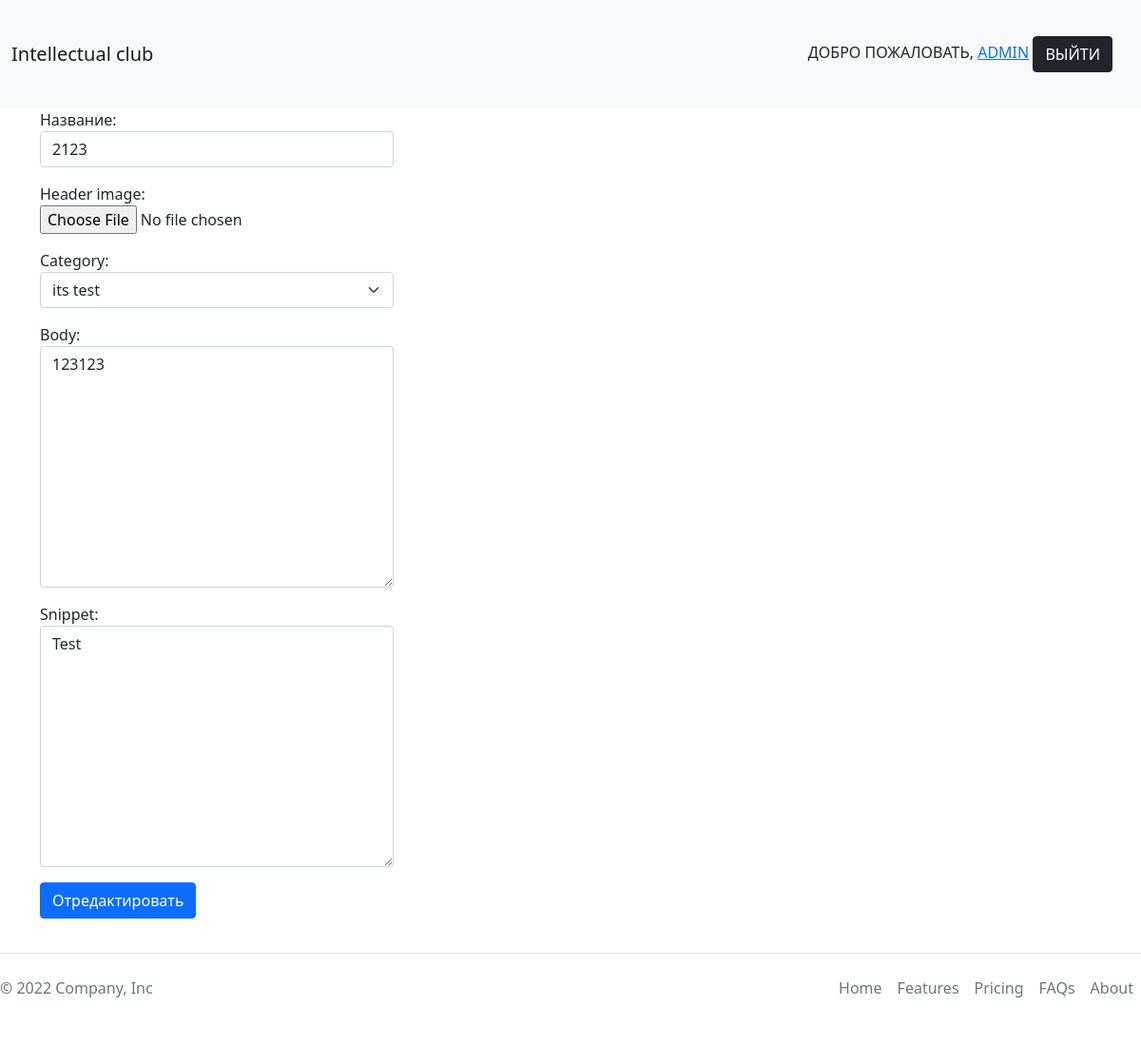
/article/edit/9 (signed in), run on an earlier commit of the app's database.
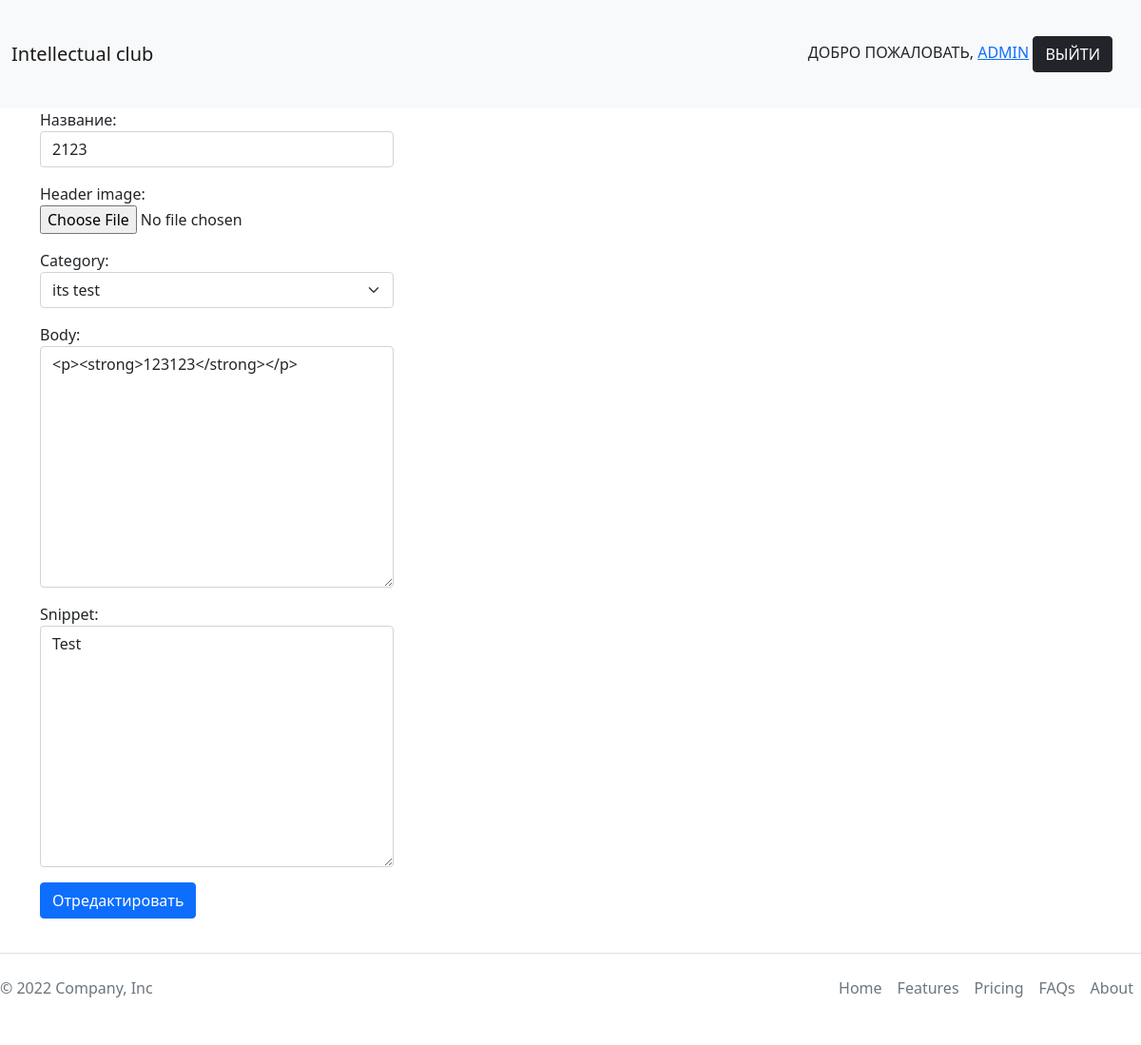
And on a later commit of the database.
### theblog/models.py (models this page shows, shortened)
class Post(models.Model):
    title = models.CharField('Название', max_length=255)
    header_image = models.ImageField(
        null=True, blank=True, upload_to="photos/%Y/%m/%d/")
    author = models.ForeignKey(
        User, on_delete=models.CASCADE, verbose_name='Автор')
    body = RichTextField(blank=True, null=True)
    snippet = models.CharField(max_length=255, default='Test')
    post_date = models.DateField('Дата добавления', auto_now_add=True)
    category = models.CharField(max_length=255, default='test')
    likes = models.ManyToManyField(User, related_name='blog_post')

### theblog/views.py (the view)
# urls.py: path('article/edit/<int:pk>', views.EditPostView.as_view(), name='edit_article'),
class EditPostView(LoginRequiredMixin, UpdateView):
    model = Post
    form_class = PostForm
    raise_exception = True
    template_name = 'theblog/edit_post.html'

### theblog/forms.py
class PostForm (forms.ModelForm):
    class Meta:
        model = Post
        fields = ['title', 'header_image',
                  'author', 'category', 'body', 'snippet']
        widgets = {
            'title': forms.TextInput(attrs={'class': 'form-control', 'placeholder': 'Введите название записи'}),
            'author': forms.TextInput(attrs={'class': 'form-control', 'id': 'post_author', 'type': 'hidden'}),
            'category':  forms.Select(choices=choise_list, attrs={'class': 'form-select', 'placeholder': 'Выберите категорию'}),
            'body': forms.Textarea(attrs={'class': 'form-control', 'placeholder': 'Введите содержимое записи'}),
            'snippet': forms.Textarea(attrs={'class': 'form-control', 'placeholder': 'Введите краткое содержимое записи'}),
        }

### theblog/templates/theblog/edit_post.html (shortened to what this page needs)
{% extends 'main/base.html' %}
{% block content %}
<div class="container">
    {% if user.id == post.author.id %}
    <form method="POST" class="col-lg-4 form-group">
        {{ form.as_p }}
        <button class="btn btn-primary" type="submit">Отредактировать</button>
    </form>
    {% else %}
    <h2>
        Упс...Кажется эту запись создали не вы...
    </h2>
    {% endif %}
</div>
{% endblock %}

What changed in the data, as far as the page shows it:
changed Post "its test": body "123123" → "<p><strong>123123</strong></p>"
